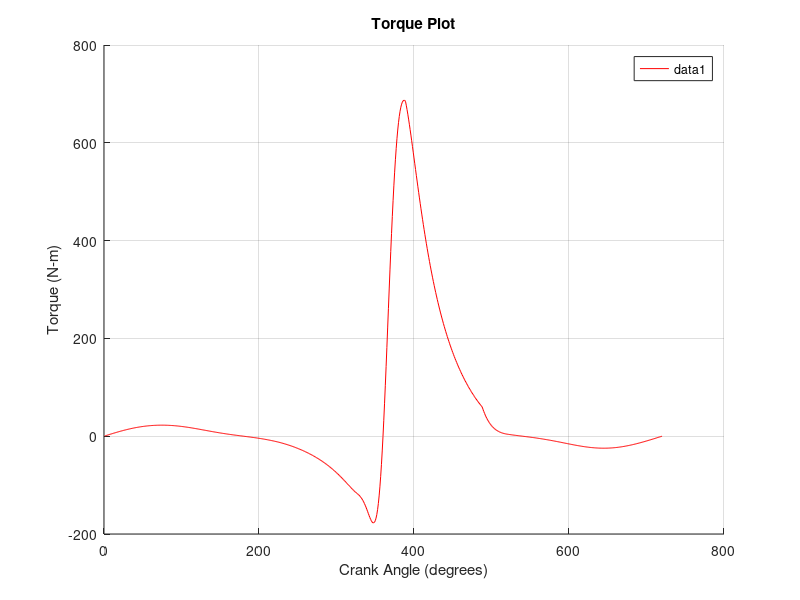
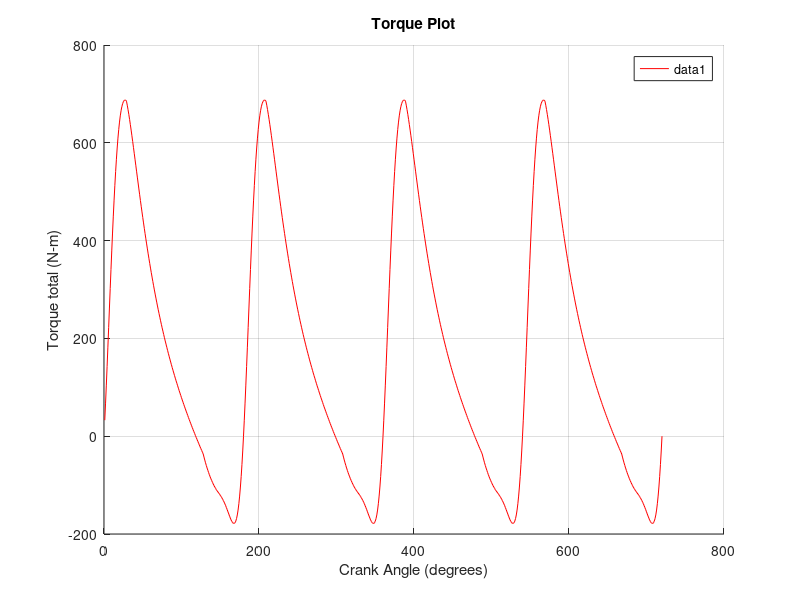
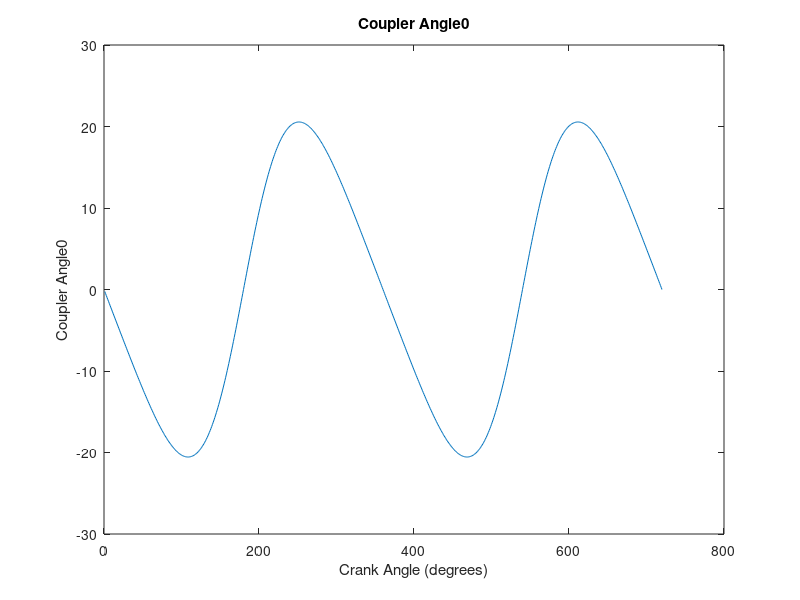
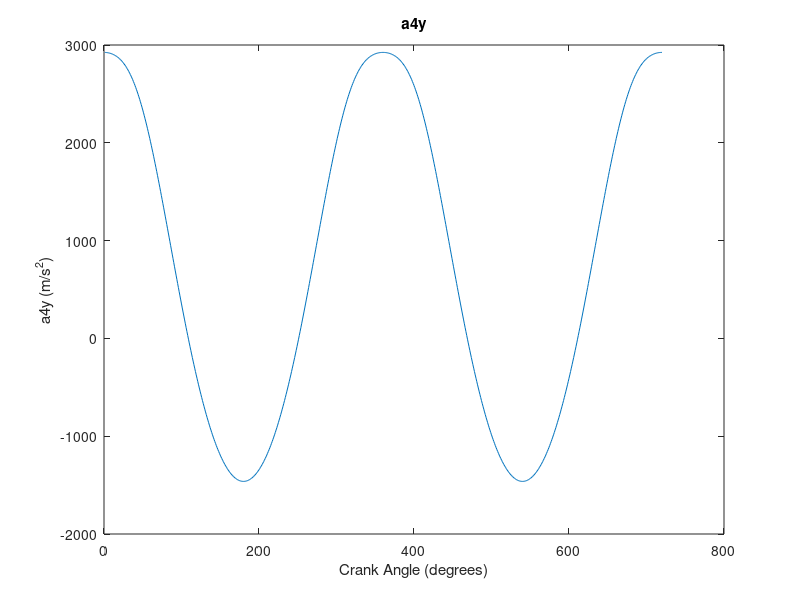

The MATLAB source for these figures, in order: (Note: this script raises an error after producing the figures.)
clear all; clc;
%%%%%%%% VOLUME %%%%%%%%%

%given: 
offset =0; % offset in m
a_radius = 50e-3; % crank radius in m
l = 150e-3; % connecting rod in m
theta = 1:720;
B = 80e-3; % bore in m
L =2*a_radius; % stroke in m
rc=9.8; % compression ratio
CBF=0.95; % coefficient of burned fuel
g_comp=1.3; % gamma for compression
g_exp=1.48; % gamma for expansion
g_comb=1.25; % gamma for combustion
g_exh=1.48; % gamma for exhaust
g_int=1.2; % gamma for intake
R=287;  % universal gas constant J/(kg.k)
T_Scomp = 300; % initial temperature at compression(K)
P_in = 0.9*101325; % starting pressure
P_atm=0.9*101325; % atmospheric pressure
rpm=2000; % N rev/min
cd=0.7; % discharge coefficient
Q_hv=44*10^6; % heating value (J/kg)
sAFR = 14.7; % stoichiometric air to fuel ratio
a1 = 5; % constant in Weibe function
m1 = 2; % constant in Weibe function
Phi = 0.98; % fuel/air equivalence ratio
Vc=(pi*(B^2)*L/4)/(rc-1); %clearance volume
Rf=l/a_radius; % Ratio of connecting rod length to crank radius
P=zeros(1,720); % pressure array 
T=zeros(1,720); % temperature array
m=zeros(1,720); % mass array
o2 = 1:720;
nr = 2; % for 4 stroke
air_density = 1.204; % kg/m^3
w2 = rpm*2*pi/60; % angular velocity
gravity = 9.81;
m3 = 0;%2.7215; % coupler mass
m2 = 0;%1.8143; % crank mass
m4 = 0;%0.765; % piston mass
F_atm = 0; % P_in*pi*(B^2/4);
OG2 = (1/3)*a_radius;
OA = a_radius;
AG2 = (2/3)*a_radius;
AG3 = (1/3)*l;
BG3 = (2/3)*l;
alpha2 =0;
ground_angle = 0;
J3 = (1/12)*m3*l^2 + m3*((l/2)-AG3)^2;
Pf=0; % friction power
K=0.01; % coefficient of fluctuation
density_steel=7800;


%%%%%%%%%%%%%%%%%%%%%%%%% Volume %%%%%%%%%%%%%%%%%%%%%%%%%%%%
% S is the distance between piston center and crank center
S = ((2*a_radius.*cosd(theta))+sqrt(((2*a_radius.*cosd(theta)).^2)-4*((a_radius^2)+2*offset*a_radius.*sind(theta)+(offset^2)-(l^2))))/2;
    
% b is the angle between l+a_radius and r1_max
b = asind(offset/(l+a_radius));
r1_max = (l+a_radius)*cosd(b);
    
% c is clearance 
c = r1_max - S;

% Vtotal
Vt_1 = (pi*B*B*c/4)+Vc;

% Flipping V:
V = flip(Vt_1);

%Finding theta at volume peaks

x1 = find (V == max(V));
BDC = [x1(1) x1(2)];
x2 = find (V == min(V)); 
TDC = [x2(1) x2(2)];

%%%%%%%%%%%%%%%%%% Valve timing angles %%%%%%%%%%%%

theta_Sint= TDC(1); %1;
theta_Eint=42 + BDC(1); %223;%180;
theta_Scomp=43 + BDC(1); %224;%181;
theta_Ecomp=TDC(2)-37; %330;%339;
theta_Scomb=TDC(2)-37; %331;%340;
theta_Ecomb=TDC(2)+28;%390;%380;
theta_Sexp=TDC(2)+29;%391;%381;
theta_Eexp=BDC(2)-52;%488;%540;
theta_Sexh=BDC(2)-53;%489;%541;
theta_Eexh= 720;%720;%720;

error = 10;
N=0;
P(theta_Scomp) = P_in;
T(theta_Scomp) = T_Scomp;
mi = (P(theta_Scomp).*(V(theta_Scomp)))/(R.*T(theta_Scomp)); %mass of air fuel mixture
m(theta_Scomp)=mi;
while error>5
%%%%%%%%%%%%%%%%%%%%% Compression Stroke%%%%%%%%%%%%%%%%%%%

%calculate compression stroke pressure and temperature%
for i=theta_Scomp+1:theta_Ecomp
P(i) = (P(i-1).*(V(i-1)^g_comp)./(V(i))^g_comp);
T(i)= (P(i).* (V(i)))/(mi*R);
m(i)=mi;
end 
 
%%%%%%%%%%%%%%%%%%%%% Combustion Stroke%%%%%%%%%%%%%%%%%%%
c_v = R/(g_comb-1);
T(theta_Scomb) = T(theta_Ecomp);
P(theta_Scomb) = P(theta_Ecomp);
m(theta_Scomb)=mi;

% Calculating P_Ecomb
m_f = mi /(1+(sAFR/Phi));
T(theta_Ecomb) = ((CBF*m_f*Q_hv)/(mi * c_v)) + T(theta_Scomb); 
P(theta_Ecomb) = (mi * R .* T(theta_Ecomb) )./ V(theta_Ecomb);

% Calculating P
for i = theta_Scomb:theta_Ecomb
    x_b(i) = 1 - exp(-a1*((theta(i) - theta_Scomb)/(theta_Ecomb - theta_Scomb)).^(m1+1));
    P(i) = ((x_b(i).*((P(theta_Ecomb)*(V(theta_Ecomb)^(g_comb)))- (P(theta_Scomb).*V(theta_Scomb).^(g_comb))) + (P(theta_Scomb).*(V(theta_Scomb).^(g_comb)))))./(V(i).^(g_comb));
    T(i)= (P(i).* (V(i)))./(mi*R);
    m(i)=mi;
end

%%%%%%%%%%%%%%%%%%%%% Expansion Stroke%%%%%%%%%%%%%%%%%%%
for i=theta_Sexp:theta_Eexp
P(i) = P(theta_Ecomb)*(V(theta_Ecomb)^g_exp)/(V(i)^g_exp);
T(i)=P(i)*V(i)/(mi*R);
m(i)=mi;
end

%%%%%%%%%%%%%%%%%%%%%%%%%%% Exhaust %%%%%%%%%%%%%%%%%%%%%%%%%%
% Constants and initial conditions
At = (pi/4)*(0.4*B)^2; % Throat area
m(theta_Sexh) = mi;
P(theta_Sexh)= (((T(theta_Eexp).*mi.*R)/V(theta_Sexh)).^(g_exh)).*(1/(P(theta_Eexp).^(g_exh-1)));
T(theta_Sexh)= (P(theta_Sexh).*V(theta_Sexh)./(mi.*R));

%calculation of dt
dt = (1/(rpm*2*pi/60))*(pi/180);

%calculation of mass theta
  for i = theta_Sexh+1: theta_Eexh
      m(i)=real(m(i-1)-(dt.*((cd*At.*P(i-1))./(sqrt((P(i-1).*V(i-1))./m(i-1)))).*((P_atm./P(i-1)).^(1/1.48)).*((((2*1.48)/(1.48-1)).*(1-(P_atm./P(i-1)).^((1.48-1)/1.48))).^0.5)));
      P(i) = ((((T(i-1))*(m(i))*R)/(V(i)))^g_exh) * (1/((P(i-1))^(g_exh-1)));
      T(i) = (P(i)*(V(i)))./(R*m(i));
      
  end

%%%%%%%%%%%%%%%%%%%%%%%%%%% Intake %%%%%%%%%%%%%%%%%%%%%%%%%%
Ti = T_Scomp; % atmospheric temperature
m(theta_Sint) = m(theta_Eexh);
x(1)=m(theta_Eexh)/m(theta_Sint);
T(theta_Sint)=(x(1)*T(theta_Eexh))+((1-x(1))*Ti);
P(theta_Sint)=(m(theta_Sint)*R*T(theta_Sint))/(V(theta_Sint));


for i =theta_Sint+1:theta_Eint
    m(i)=real(m(i-1)+(dt.*((cd*At.*P(i-1))./(sqrt(R.*Ti))).*((P(i-1)./P_atm).^(1/1.3)).*((((2*1.3)/(1.3-1)).*(1-(P(i-1)./P_atm).^((1.3-1)/1.3))).^0.5)));
    x(i) = m(theta_Eexh)/m(i);
    T(i) = x(i)*T(theta_Eexh) + (1- (x(i)))*Ti;
    P(i) = (m(i)*R*T(i))/V(i);

end


 error=abs(T(theta_Eint)-T(theta_Scomp));
 T(theta_Scomp)=T(theta_Eint);  
 P(theta_Scomp)=P(theta_Eint);  
 mi=(P(theta_Scomp)*V(theta_Eint)/(R*T(theta_Scomp)));
 m(theta_Scomp)=mi;
 N=N+1;
end


%%%%%%%%%%%%%%%%%%%%%%%%%%%Finding torque%%%%%%%%%%%%%%%%%%%%%%%%%%%

% Shifting angles by 180 degrees for each cylinder
o22 = circshift(o2,180);
o23 = circshift(o2,360);
o24 = circshift(o2,540);

P2 = circshift(P,180);
P3 = circshift(P,360);
P4 = circshift(P,540);

F_gas = P*pi*(B^2/4);
F_gas2 = P2*pi*(B^2/4);
F_gas3 = P3*pi*(B^2/4);
F_gas4 = P4*pi*(B^2/4);


%position analysis%
a = 1;
b = 2.*a_radius.*cosd(o2);
c = a_radius.^2 + 2.*offset.*a_radius.*sind(o2)+ offset.^2 - l.^2;

r1 = -b - sqrt(b.^2 -4.*a.*c)/(2.*a);
r1 = abs(r1);
r12 = circshift(r1,180);
r13 = circshift(r1,360);
r14 = circshift(r1,540);

o3 = atand((-offset-a_radius.*sind(o2))./(-a_radius.*cosd(o2) + r1));
o32 = circshift(o3,180);
o33 = circshift(o3,360);
o34 = circshift(o3,540);

%velocity analysis%
w3 = -(a_radius*w2.*cosd(o2))./(l.*cosd(o3));
w32 = circshift(w3,180);
w33 = circshift(w3,360);
w34 = circshift(w3,540);

vel = -a_radius*w2.*sind(o2) +a_radius*w2.*cosd(o2).*tand(o3);

%acceleration analysis%

a3 = (+w2^2 *a_radius.*sind(o2) -w3.^2 *l.*sind(o3))./(l.*cosd(o3));
a32 = circshift(a3,180);
a33 = circshift(a3,360);
a34 = circshift(a3,540);

acc = -w2.^2.*a_radius.*cosd(o2) -a3.*l.*sind(o3) +w3.^2 .*l.*cosd(o3);
acc2 = circshift(acc,180);
acc3 = circshift(acc,360);
acc4 = circshift(acc,540);

a2x = w2.^2 .*OG2 .*sind(o2);
a2x2 = circshift(a2x,180);
a2x3 = circshift(a2x,360);
a2x4 = circshift(a2x,540);

a2y = -w2.^2 .*OG2 .*cosd(o2);
a2y2 = circshift(a2y,180);
a2y3 = circshift(a2y,360);
a2y4 = circshift(a2y,540);

a3x = w2.^2.*OA.*sind(o2) + w3.^2 .*AG3.*sind(o3) -a3.*AG3.*cosd(o3);
a3x2 = circshift(a3x,180);
a3x3 = circshift(a3x,360);
a3x4 = circshift(a3x,540);

a3y = -w2.^2.*OA.*cosd(o2) - w3.^2 .*AG3.*cosd(o3) -a3.*AG3.*sind(o3);
a3y2 = circshift(a3y,180);
a3y3 = circshift(a3y,360);
a3y4 = circshift(a3y,540);

% solving for torque in cylinder 1
for k=1:length(o2) 
    
A1=[0 0 0 0 1 0 1 0; 
     0 0 0 0 0 1 0 0;
     0 0 1 0 -1 0 0 0;
     0 0 0 1 0 -1 0 0;
     0 0 AG3.*cosd(o3(k)) AG3.*sind(o3(k)) BG3.*cosd(o3(k)) BG3.*sind(o3(k)) 0 0;
     1 0 -1 0 0 0 0 0;
     0 1 0 -1 0 0 0 0;
     0 0 OA.*cosd(o2(k)) OA.*sind(o2(k)) 0 0 0 1];

B1=[0;
    m4.*acc(k)+F_gas(k)-F_atm+m4*gravity;
    m3.*a3x(k);
    m3.*a3y(k)+m3.*gravity;
    J3.*a3(k);
    m2.*a2x(k);
    m2.*a2y(k)+m2.*gravity;
    -(m2.*gravity).*OG2.*sind(o2(k))];
z = linsolve(A1,B1);
Torque(k) = -z(8);


% solving for torque in cylinder 2   
C1=[0 0 0 0 1 0 1 0; 
     0 0 0 0 0 1 0 0;
     0 0 1 0 -1 0 0 0;
     0 0 0 1 0 -1 0 0;
     0 0 AG3.*cosd(o32(k)) AG3.*sind(o32(k)) BG3.*cosd(o32(k)) BG3.*sind(o32(k)) 0 0;
     1 0 -1 0 0 0 0 0;
     0 1 0 -1 0 0 0 0;
     0 0 OA.*cosd(o22(k)) OA.*sind(o22(k)) 0 0 0 1];

D1=[0;
    m4.*acc2(k)+F_gas2(k)-F_atm+m4*gravity;
    m3.*a3x2(k);
    m3.*a3y2(k)+m3.*gravity;
    J3.*a32(k);
    m2.*a2x2(k);
    m2.*a2y2(k)+m2.*gravity;
    -(m2.*gravity).*OG2.*sind(o22(k))];
z2 = linsolve(C1,D1);
Torque2(k) = -z2(8);

% solving for torque in cylinder 3
E1  =[0 0 0 0 1 0 1 0; 
     0 0 0 0 0 1 0 0;
     0 0 1 0 -1 0 0 0;
     0 0 0 1 0 -1 0 0;
     0 0 AG3.*cosd(o33(k)) AG3.*sind(o33(k)) BG3.*cosd(o33(k)) BG3.*sind(o33(k)) 0 0;
     1 0 -1 0 0 0 0 0;
     0 1 0 -1 0 0 0 0;
     0 0 OA.*cosd(o23(k)) OA.*sind(o23(k)) 0 0 0 1];

F1 =[0;
    m4.*acc3(k)+F_gas3(k)-F_atm+m4*gravity;
    m3.*a3x3(k);
    m3.*a3y3(k)+m3.*gravity;
    J3.*a33(k);
    m2.*a2x3(k);
    m2.*a2y3(k)+m2.*gravity;
    -(m2.*gravity).*OG2.*sind(o23(k))];
z3 = linsolve(E1,F1);
Torque3(k) = -z3(8);

% solving for torque in cylinder 4

G1=[0 0 0 0 1 0 1 0; 
     0 0 0 0 0 1 0 0;
     0 0 1 0 -1 0 0 0;
     0 0 0 1 0 -1 0 0;
     0 0 AG3.*cosd(o34(k)) AG3.*sind(o34(k)) BG3.*cosd(o34(k)) BG3.*sind(o34(k)) 0 0;
     1 0 -1 0 0 0 0 0;
     0 1 0 -1 0 0 0 0;
     0 0 OA.*cosd(o24(k)) OA.*sind(o24(k)) 0 0 0 1];

H1=[0;
    m4.*acc4(k)+F_gas4(k)-F_atm+m4*gravity;
    m3.*a3x4(k);
    m3.*a3y4(k)+m3.*gravity;
    J3.*a34(k);
    m2.*a2x4(k);
    m2.*a2y4(k)+m2.*gravity;
    -(m2.*gravity).*OG2.*sind(o24(k))];
z4 = linsolve(G1,H1);
Torque4(k) = -z4(8);

end

Engine_torque = Torque + Torque2 + Torque3 + Torque4;

% Plot the torque for a single cylinder and the total torque
figure;
hold on;
plot(o2, Torque, 'r');
% plot(crank_angle, T1, 'r');
% plot(crank_angle, T2, 'r');
% plot(crank_angle, T3, 'r');
xlabel('Crank Angle (degrees)');
ylabel('Torque (N-m)');
legend show;
title('Torque Plot');
grid on;

figure;
hold on;
plot(o2, Engine_torque, 'r');
xlabel('Crank Angle (degrees)');
ylabel('Torque total (N-m)');
legend show;
title('Torque Plot');
grid on;

% Plot coupler_angle0
figure;
plot(o2, o3);
title('Coupler Angle0');
xlabel('Crank Angle (degrees)');
ylabel('Coupler Angle0');

% Plot a4y
figure;
plot(o2, acc4);
title('a4y');
xlabel('Crank Angle (degrees)');
ylabel('a4y (m/s^2)');

% Plot Fg
figure;
plot(o2, F_gas);
title('Fg');
xlabel('Crank Angle (degrees)');
ylabel('Fg (N)');

% Plot alpha3
figure;
plot(o2, a3);
title('Alpha3');
xlabel('Crank Angle (degrees)');
ylabel('Alpha3 (rad/s^2)');

% Plot a3x
figure;
plot(o2, a3x);
title('a3x');
xlabel('Crank Angle (degrees)');
ylabel('a3x (m/s^2)');

% Plot a3y
figure;
plot(o2, a3y);
title('a3y');
xlabel('Crank Angle (degrees)');
ylabel('a3y (m/s^2)');



%%%%%%%%%%%%%%%%%%%%%%% Work/Cycle %%%%%%%%%%%%%%%%%%%%%%%%%
Wi = trapz(V,P); % work/cycle

Vd = max(V)-Vc; % displaced volume per cylinder in m3

Pi = ((Wi*(rpm/60))/nr); % indicated power in W

mep = (Pi*nr)/(Vd*1000*rpm/60); % mean effective pressure in KPa

Pf=Pf*Pi; % Friction power

Mechanical_efficiency=(1-(Pf/Pi)); % mechanical efficiency

Pb=Mechanical_efficiency*Pi; % Brake power in W

bmep=(Pb*nr)/(Vd*1000*rpm/60); % brake mean effective pressure in KPa

thermo_torque=(bmep*Vd*1000)/(6.28*nr); % thermo torque in Nm

m_f_dot=(m_f*(rpm/60))/nr; % fuel mass flow rate in kg/s

Fuel_conv_efficiency=(Wi)/((m_f)*(Q_hv)); % Fuel conversion efficiency

sfc=(m_f_dot*10^-3)/(Pi*10^-3); % specific fuel consumption in mg/J

%sfc_3=(m_f_dot*10e-3*3600)/(Pi*10e-3); % specific fuel consumption in g/kwh

Volumetric_efficiency = (max(m)/(air_density*Vd)); % Volumetric efficiency

Sp_bar = 2*L*rpm/60; % piston speed in m/sec

Engine_power = (Pi*4)*(10^-3);% kW
Engine_horse_power = (Pi*4)*(10^-3)/(0.746);% kW
Total_torque = mean(Engine_torque);

Engine_volume =  ((max(V))*4)* 10^6; % cubic centimeter
Engine_volume_liters=Engine_volume/1000;


%%%%%%%%%%%%%%%%%%%%%%%% Flywheel Design %%%%%%%%%%%%%%%%%%%%%%%%%

% Average Torque
avg_Torque=mean(Torque);
avg_Torque=linspace(avg_Torque,avg_Torque,720);
avg_Torque_total= mean(Engine_torque);
avg_Torque_total=linspace(avg_Torque_total,avg_Torque_total,720);

%Calculating w_min and w_max from Torque
x3 = find(abs(diff(sign(Torque - avg_Torque))) > 0);

% Extract the x and y values at the points of intersection of Torque
% and average torque
x_intersect = theta(x3);
y_intersect=avg_Torque(x_intersect-1);

% Display the intersection point(s)
for i = 1:length(x3)
    if y_intersect(i)>Torque(x_intersect(i)-1)
        disp(['Intersection point theta_w_min is (' num2str(x_intersect(i)) ', ' num2str(y_intersect(i)) ')']);
        theta_w_min=x_intersect(i);
    else
        disp(['Intersection point theta_w_max is (' num2str(x_intersect(i)) ', ' num2str(y_intersect(i)) ')']);
        theta_w_max=x_intersect(i);
    end
    
end

%Calculating E
integral_Torque = trapz(theta(theta_w_min:theta_w_max), Torque(theta_w_min:theta_w_max));
integral_avg_Torque = trapz(theta(theta_w_min:theta_w_max), avg_Torque(theta_w_min:theta_w_max));

% Calculate E in J
E = 4*(integral_Torque - integral_avg_Torque);

%Calculating w_min and w_max
w_avg=(2*pi*rpm)/60;
syms w_min w_max
eqn1 = (w_max - w_min)/w_avg == K;
eqn2 = (w_max + w_min)/2 == w_avg;
sol = solve([eqn1, eqn2], [w_min, w_max]);
disp("w_min = " + string(vpa(sol.w_min, 6)));
disp("w_max = " + string(vpa(sol.w_max, 6)));

%Calculating I 
I=0.9*E/(K*((w_avg*(180/pi))^2)); %kg.m2

%Flywheel Design
%Our flywheel is a solid circular steel disk
%The cross-section of the rim is square
R_flywheel=30/w_avg; %m
m_flywheel=(2*I)/(R_flywheel^2); %kg
t_flywheel=sqrt(m_flywheel/(2*pi*R_flywheel*density_steel)); %m
b_flywheel=t_flywheel; %m

%%%%%%%%%%%%%%%%%%%%%%%% Transmission System %%%%%%%%%%%%%%%%%%%%%%%%%

mv=2320; %mass of vehicle in kg
Trans_torque= avg_Torque_total(1); %from code
fr=0.16;
lambda=1.3;
rdyn=0.392;
eff=0.885;
q=0.07;
nmax=4000;
n=8; 
d=6;
acceleration=4.54; %from code 
iE=3.636; 
vmax=245; 
iS=1;
g=9.81;

%Calculation of inclination angle alphast
alphast=atand(q);

%calculation of iamax
iamax= ((mv*g*(0.16*cosd(alphast)+sind(alphast)))+(mv*lambda*acceleration))/(Trans_torque*eff*1/rdyn);

%calculation of igmax
igmax=iamax/iE*iS;

%Calculation of iamin
iamin=3.6*pi/30*nmax*rdyn/vmax;

%calculation of igmin
igmin=iamin/iE*iS;

%Solve for phi1 and phi2 
eq1 = @(phi1,phi2) igmin*phi1.^(n-d).*phi2^(n-d-1) - 1;
eq2 = @(phi1,phi2) igmin*phi1.^(n-1).*phi2.^(0.5*(n-1)*(n-1-1)) - igmax;

% Use fsolve to solve the system of equations
sol = fsolve(@(phi1phi2) [eq1(phi1phi2(1),phi1phi2(2)); eq2(phi1phi2(1),phi1phi2(2))], [1;1]);

phi1=sol(1);
phi2=sol(2);

%gear ratios 
for x=1:n
    z=n;
    i(x)=(igmin*phi1^(z-x))*phi2^(0.5*(z-x)*(z-x-1)); 
end



figure(1)
plot(V,P),xlabel('Volume (m3)'), ylabel('Pressure (Pa)'), title('PV Diagram')
figure(2)
plot(o2,P),xlabel('theta (degree)'), ylabel('Cylinder Pressure (Pa)'), title('P - theta Diagram')
figure(3)
plot(o2,avg_Torque_total), xlabel('theta (degree)'), ylabel('Torque (Nm)'), title('Flywheel Output Torque vs. Crank Angle')
figure(4)
hold on
plot(o2,Torque),xlabel('theta (degree)'), ylabel('Cylinder Torque (Nm)'), title('Cylinder Torque vs. Crank Angle')
plot(o2,avg_Torque)
figure(5)
hold on
plot(o2,Engine_torque),xlabel('theta (degree)'), ylabel('Total engine Torque (Nm)'), title('Engine Torque vs. Crank Angle')
plot(o2,avg_Torque_total)
figure(6)
plot(o2, V), xlabel('theta (degree)'), ylabel('Cylinder Volume (m3)'), title('Volume vs. Crank Angle')

